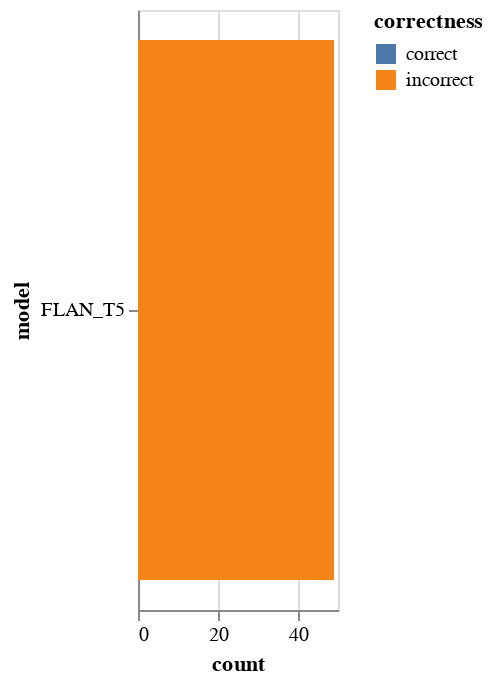

Notebook code cell kept with this figure:
### Code cell
quantity_group.visualize_models(models=["FLAN_T5"])

### Figure 1 — Vega-Lite specification as saved in the notebook (floating-point values rounded to 4 significant figures)
{"$schema": "https://vega.github.io/schema/vega-lite/v3.2.1.json", "config": {"mark": {"tooltip": null}, "view": {"height": 300, "width": 400}}, "data": {"name": "data-c794cf6415051fe6a72f90e9bf2d0108"}, "datasets": {"data-c794cf6415051fe6a72f90e9bf2d0108": [{"correctness": "correct", "count": 0, "model": "FLAN_T5"}, {"correctness": "incorrect", "count": 49, "model": "FLAN_T5"}]}, "encoding": {"color": {"field": "correctness", "scale": {"domain": ["correct", "incorrect"]}, "type": "nominal"}, "tooltip": [{"field": "model", "type": "nominal"}, {"field": "count", "type": "quantitative"}, {"field": "correctness", "type": "nominal"}], "x": {"field": "count", "stack": "zero", "type": "quantitative"}, "y": {"field": "model", "type": "nominal"}}, "mark": "bar", "width": 100}
